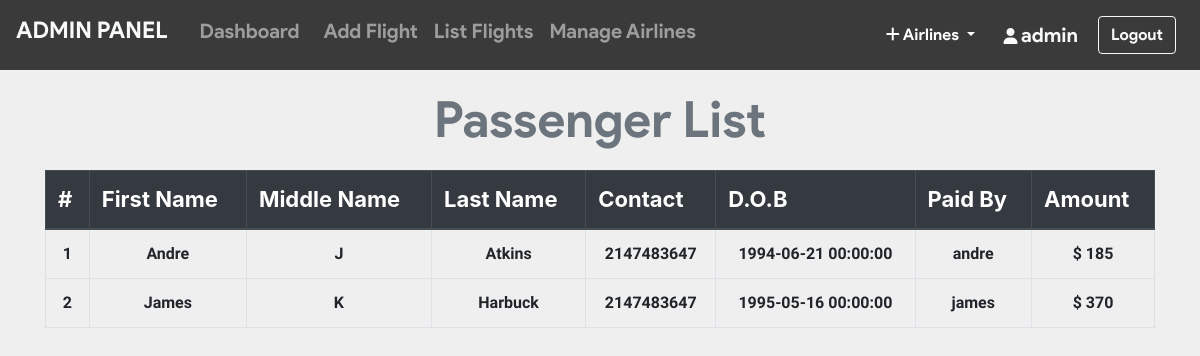
/admin/pass_list.php?flight_id=2 (signed in), run on the app's committed database.
### tables this page shows
CREATE TABLE `ticket` (
  `ticket_id` int(11) NOT NULL,
  `passenger_id` int(11) NOT NULL,
  `flight_id` int(11) NOT NULL,
  `user_id` int(11) NOT NULL,
  `seat_no` varchar(10) NOT NULL,
  `cost` int(11) NOT NULL,
  `class` varchar(3) NOT NULL
);

CREATE TABLE `passenger_profile` (
  `passenger_id` int(11) NOT NULL,
  `user_id` int(11) NOT NULL,
  `flight_id` int(11) NOT NULL,
  `mobile` varchar(110) NOT NULL,
  `dob` datetime NOT NULL,
  `f_name` varchar(20) DEFAULT NULL,
  `m_name` varchar(20) DEFAULT NULL,
  `l_name` varchar(20) DEFAULT NULL
);

CREATE TABLE `users` (
  `user_id` int(11) NOT NULL,
  `username` varchar(20) NOT NULL,
  `email` varchar(50) NOT NULL,
  `password` varchar(100) NOT NULL
);

CREATE TABLE `payment` (
  `card_no` varchar(16) NOT NULL,
  `user_id` int(11) NOT NULL,
  `flight_id` int(11) NOT NULL,
  `expire_date` varchar(5) DEFAULT NULL,
  `amount` int(11) NOT NULL
);

### admin/pass_list.php (the view, shortened to what this page needs)
<?php include_once 'header.php'; ?>
<?php include_once 'footer.php';
require '../helpers/init_conn_db.php';?>
    <main>
        <?php if(isset($_SESSION['adminId'])) { ?>
          <div class="container-md mt-2">
            <h1 class="display-4 text-center text-secondary"
              >Passenger List</h1>
            <table class="table table-bordered">
              <thead class="thead-dark">
                <tr>
                  <th>#</th>
                  <th scope="col">First Name</th>
                  <th scope="col">Middle Name</th>
                  <th scope="col">Last Name</th>
                  <th scope="col">Contact</th>
                  <th scope="col">D.O.B</th>
                  <th scope="col">Paid By</th>
                  <th scope="col">Amount</th>
                </tr>
              </thead>
              <tbody>
                <?php
                $cnt=1;
                $flight_id = $_GET['flight_id'];
                $sql_t = 'SELECT * FROM Ticket WHERE flight_id=?';
                $stmt_t = mysqli_stmt_init($conn);
                if(!mysqli_stmt_prepare($stmt_t,$sql_t)) {
                    header('Location: ticket.php?error=sqlerror');
                    exit();
                } else {
                    mysqli_stmt_bind_param($stmt_t,'i',$flight_id);
                    mysqli_stmt_execute($stmt_t);
                    $result_t = mysqli_stmt_get_result($stmt_t);
                    while($row_t = mysqli_fetch_assoc($result_t)) {
                      $sql = 'SELECT * FROM Passenger_profile WHERE passenger_id=?';
                      $stmt = mysqli_stmt_init($conn);
                      mysqli_stmt_prepare($stmt,$sql);
                      mysqli_stmt_bind_param($stmt,'i',$row_t['passenger_id']);
                      mysqli_stmt_execute($stmt);
                      $result = mysqli_stmt_get_result($stmt);
                      if ($row = mysqli_fetch_assoc($result)) {
                          $sql_p = 'SELECT * FROM PAYMENT WHERE flight_id=? AND user_id=?';
                          $stmt_p = mysqli_stmt_init($conn);
                          mysqli_stmt_prepare($stmt_p,$sql_p);
                          mysqli_stmt_bind_param($stmt_p,'ii',$flight_id,$row['user_id']);
                          mysqli_stmt_execute($stmt_p);
                          $result_p = mysqli_stmt_get_result($stmt_p);
                          if ($row_p = mysqli_fetch_assoc($result_p)) {
                            $sql_u = 'SELECT * FROM Users WHERE user_id=?';
                            $stmt_u = mysqli_stmt_init($conn);
                            mysqli_stmt_prepare($stmt_u,$sql_u);
                            mysqli_stmt_bind_param($stmt_u,'i',$row['user_id']);
                            mysqli_stmt_execute($stmt_u);
                            $result_u = mysqli_stmt_get_result($stmt_u);
                            if ($row_u = mysqli_fetch_assoc($result_u)) {
                              echo "
                              <tr class='text-center'>
                                <td>".$cnt."</td>
                                <td>".$row['f_name']."</td>
                                <td>".$row['m_name']."</td>
                                <td>".$row['l_name']."</td>
                                <td>".$row['mobile']."</td>
                                <td>".$row['dob']."</td>
                                <td scope='row'>".$row_u['username']."</td>
                                <td>$ ".$row_p['amount']."</td>
                              </tr>
                              ";
                            }
                          }
                      }
                      $cnt++; }
                      }
                ?>
              </tbody>
            </table>
          </div>
        <?php } ?>
    </main>

### admin/pass_list.php (style rules this page uses)
h1 { margin-top: 20px; margin-bottom: 20px; font-family: 'product sans'; font-size: 50px !important; font-weight: lighter; }
body { background-color: #efefef; }
th { font-size: 22px; }
td { margin-top: 10px !important; font-size: 16px; font-weight: bold; font-family: 'Assistant', sans-serif !important; }

### data on the page
ticket: passenger.f_name "Andre", passenger.m_name "J", passenger.l_name "Atkins", passenger.mobile "2147483647", passenger.dob "1994-06-21 00:00:00", user.username "andre", payment.amount "185"
ticket: passenger.f_name "James", passenger.m_name "K", passenger.l_name "Harbuck", passenger.mobile "2147483647", passenger.dob "1995-05-16 00:00:00", user.username "james", payment.amount "370"

### other printed values
$_SESSION['adminUname'] "admin"
